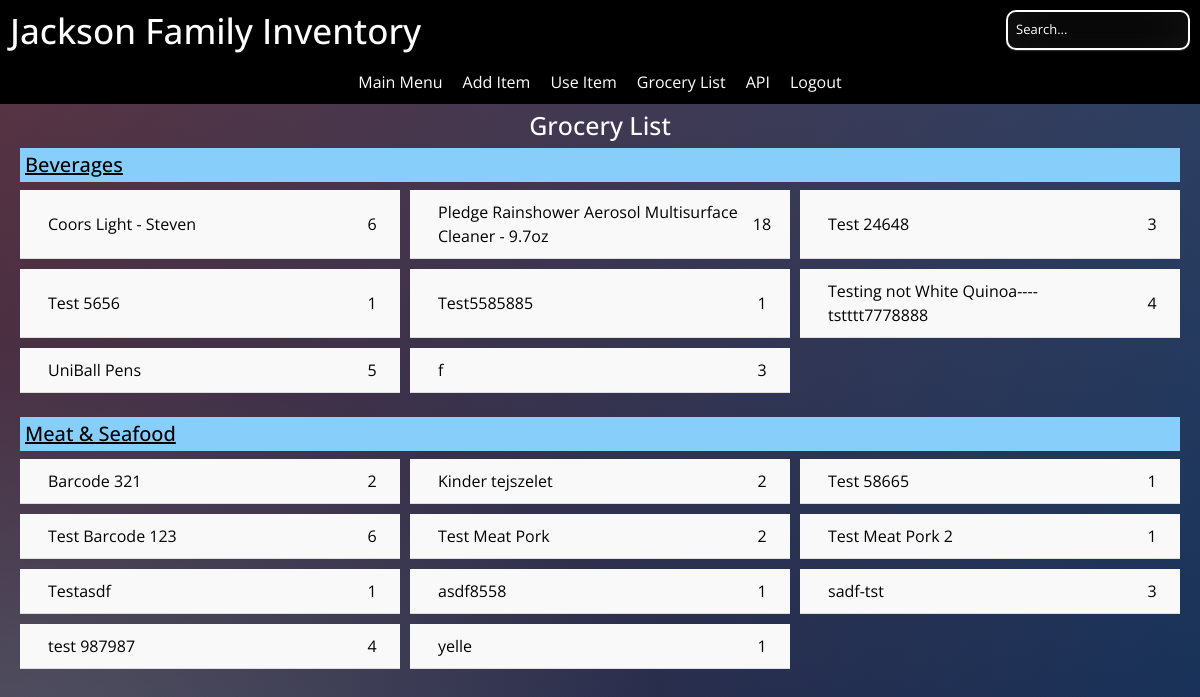
Before: /grocery_list (signed in) with the older database file.
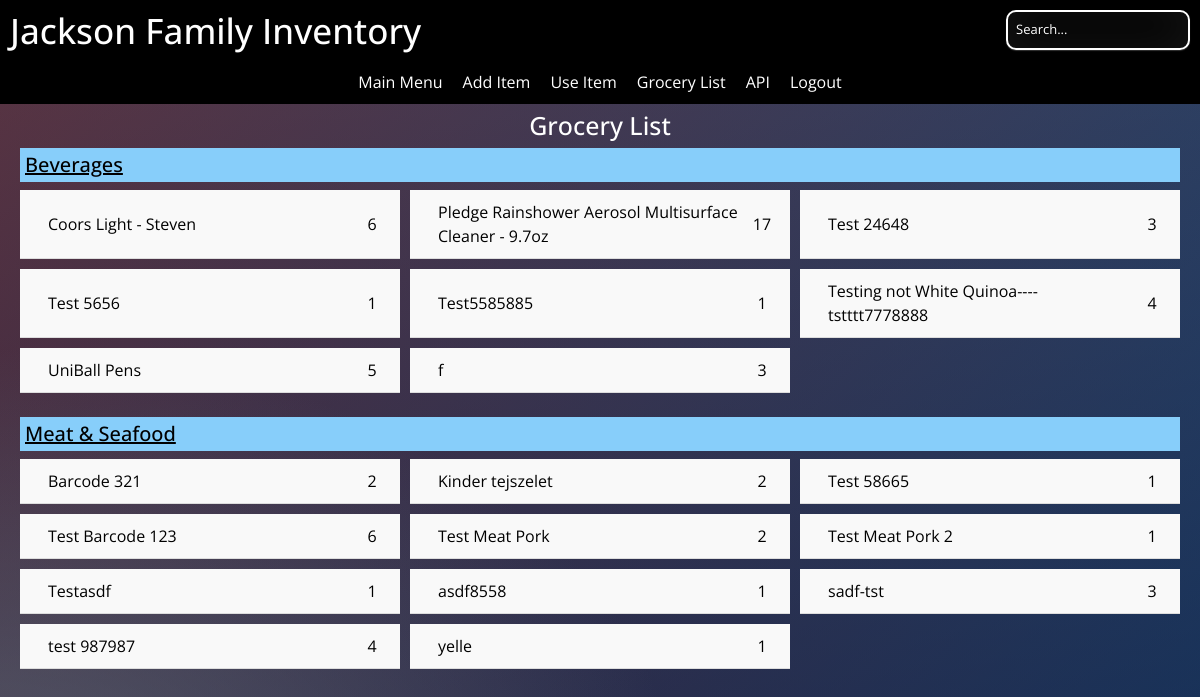
After: the same page with the newer database file.
### JacksonInventory/models.py (models this page shows)
class Item(db.Model):
    id = db.Column(db.Integer(), primary_key=True)
    barcode = db.Column(db.String(length=40), nullable=False, unique=True)
    productname = db.Column(db.String(length=150), nullable=False, unique=True)
    qty = db.Column(db.Integer())
    minqty = db.Column(db.Integer())
    productimage = db.Column(db.String(200))
    category_id = db.Column(db.Integer, db.ForeignKey('category.id'), nullable=False)
    subcategory_id = db.Column(db.Integer, db.ForeignKey('subcategory.id'), nullable=False)

class Category(db.Model):
    id = db.Column(db.Integer, primary_key=True)
    category = db.Column(db.String(75), unique=True)
    items = db.relationship('Item', backref='category', lazy=True)

### JacksonInventory/routes.py (the view)
@app.route('/grocery_list', methods=['GET'])
@login_required
def grocery_list():
    query = text('''
    SELECT c.category, i.productname, i.qty, i.minqty
    FROM item i
    JOIN category c ON i.category_id = c.id
    ORDER BY c.category, i.productname
    ''')
    result = db.session.execute(query)
    groceries = result.fetchall()
    grouped_groceries = {}
    for grocery in groceries:
        category = grocery.category
        productname = grocery.productname
        qty = grocery.qty
        minqty = grocery.minqty
        needed_qty = max(0, minqty - qty)  # Calculate needed qty
        if needed_qty > 0:
            if category in grouped_groceries:
                grouped_groceries[category].append({
                    'productname': productname,
                    'qty': qty,
                    'minqty': minqty,
                    'needed_qty': needed_qty
                })
            else:
                grouped_groceries[category] = [{
                    'productname': productname,
                    'qty': qty,
                    'minqty': minqty,
                    'needed_qty': needed_qty
                }]
    return render_template('grocery_list.html', grouped_groceries=grouped_groceries)

### JacksonInventory/forms.py
class SearchForm(FlaskForm):
    searched = StringField("Searched", validators=[DataRequired()])
    submit = SubmitField("Submit")

### JacksonInventory/models.py (called while the page is built)
@login_manager.user_loader
def load_user(user_id):
    return User.query.get(int(user_id))

### JacksonInventory/routes.py (called while the page is built)
@app.context_processor
def base():
    form = SearchForm()
    return dict(form=form)

### JacksonInventory/templates/grocery_list.html (shortened to what this page needs)
{% extends 'base.html' %}
{% block content %}
<div class="main-content">
    <h2 class="h2">Grocery List</h2>
    {% for category, products in grouped_groceries.items() %}
        <div class="category-section">
            <h3>{{ category }}</h3>
            <ul class="item-list">
                {% for product in products %}
                    <li onclick="toggleCheckbox(this)">
                        <div class="description">{{ product.productname }}</div>
                        <div class="quantity">{{ product.needed_qty }}</div>
                    </li>
                {% endfor %}
            </ul>
        </div>
    {% endfor %}
</div>
{% endblock %}

### JacksonInventory/templates/base.html (shortened to what this page needs)
<!DOCTYPE html>
<html lang="en">
<head>
    <link rel="stylesheet" href="https://stackpath.bootstrapcdn.com/bootstrap/4.5.2/css/bootstrap.min.css">
    <link rel="stylesheet" href="https://cdnjs.cloudflare.com/ajax/libs/font-awesome/5.15.3/css/all.min.css">
</head>
<body>
    {% block header %}
    <header>
        <h1>Jackson Family Inventory</h1>
        <div class="search-bar">
            <form action="{{ url_for('mainmenu_page') }}" method="GET">
                <input type="text" name="search" placeholder="Search..." value="{{ request.args.get('search', '') }}">
            </form>
        </div>
    </header>
    <nav>
        <div class="menu-container">
            {% if current_user.is_authenticated %}
                <a class="menu-item" href="{{ url_for('mainmenu_page') }}">Main Menu</a>
                <a class="menu-item" href="{{ url_for('add_item') }}">Add Item</a>
                <a class="menu-item" href="{{ url_for('use_item') }}">Use Item</a>
                <a class="menu-item" href="{{ url_for('grocery_list') }}">Grocery List</a>
                <a class="menu-item" href="{{ url_for('api') }}">API</a>
                <a class="menu-item" href="{{ url_for('logout_page') }}">Logout</a>
            {% else %}
                {% if request.endpoint != 'login_page' and request.endpoint != 'register_page' and request.endpoint != 'home_page' %}
                    <a class="menu-item" href="{{ url_for('login_page') }}">Log In</a>
                    <a class="menu-item" href="{{ url_for('register_page') }}">Register</a>
                {% endif %}
            {% endif %}
        </div>
    </nav>
    <div class="main-content">
        {% endblock %}
        {% block content %}{% endblock %}
    </div>
</body>
</html>

### JacksonInventory/templates/base.html (style rules this page uses)
* { -webkit-box-sizing:border-box; -moz-box-sizing:border-box; -ms-box-sizing:border-box; -o-box-sizing:border-box; box-sizing:border-box; }
html { width: 100%; height:100%; overflow:auto; }
body { width: 100%; height:100%; font-family: 'Open Sans', sans-serif; background: #092756; background: -moz-radial-gradient(0% 100%, ellipse cover, rgba(104,128,138,.4) 10%,rgba(138,114,76,0) 40%),-moz-linear-gradient(top, rgba(57,173,219,.25) 0%, rgba(42,60,87,.4) 100%), -moz-linear-gradient(-45deg, #670d10 0%, #092756 100%); background: -webkit-radial-gradient(0% 100%, ellipse cover, rgba(104,128,138,.4) 10%,rgba(138,114,76,0) 40%), -webkit-linear-gradient(top, rgba(57,173,219,.25) 0%,rgba(42,60,87,.4) 100%), -webkit-linear-gradient(-45deg, #670d10 0%,#092756 100%); background: -o-radial-gradient(0% 100%, ellipse cover, rgba(104,128,138,.4) 10%,rgba(138,114,76,0) 40%), -o-linear-gradient(top, rgba(57,173,219,.25) 0%,rgba(42,60,87,.4) 100%), -o-linear-gradient(-45deg, #670d10 0%,#092756 100%); background: -ms-radial-gradient(0% 100%, ellipse cover, rgba(104,128,138,.4) 10%,rgba(138,114,76,0) 40%), -ms-linear-gradient(top, rgba(57,173,219,.25) 0%,rgba(42,60,87,.4) 100%), -ms-linear-gradient(-45deg, #670d10 0%,#092756 100%); background: -webkit-radial-gradient(0% 100%, ellipse cover, rgba(104,128,138,.4) 10%,rgba(138,114,76,0) 40%), linear-gradient(to bottom, rgba(57,173,219,.25) 0%,rgba(42,60,87,.4) 100%), linear-gradient(135deg, #670d10 0%,#092756 100%); filter: progid:DXImageTransform.Microsoft.gradient( startColorstr='#3E1D6D', endColorstr='#092756',GradientType=1 ); padding-top: 50px; margin: 0; }
header { position: fixed; top: 0; left: 0; width: 100%; z-index: 1000; display: flex; justify-content: space-between; align-items: center; padding: 10px; color: white; background-color: #000000; }
header h1 { font-size: 35px; }
nav { position: fixed; top: 60px; left: 0; width: 100%; background-color: #000000; z-index: 999; }
.menu-container { display: flex; flex-direction: row; flex-wrap: wrap; justify-content: center; width: 100%; }
.menu-item { color: white; text-decoration: none; padding: 10px; display: block; }
@media (min-width: 700px) { .menu-container { display: flex; } }
.main-content { margin-top: 35px; padding: 20px; }
input { width: 100%; margin-bottom: 10px; background: rgba(0,0,0,0.3); border: none; outline: none; padding: 10px; font-size: 13px; color: #fff; text-shadow: 1px 1px 1px rgba(0,0,0,0.3); border: 1px solid rgba(0,0,0,0.3); border-radius: 4px; box-shadow: inset 0 -5px 45px rgba(100,100,100,0.2), 0 1px 1px rgba(255,255,255,0.2); -webkit-transition: box-shadow .5s ease; -moz-transition: box-shadow .5s ease; -o-transition: box-shadow .5s ease; -ms-transition: box-shadow .5s ease; transition: box-shadow .5s ease; }
.search-bar input[type="text"] { margin-right: 12px; border: 2px solid white; border-radius: 10px; padding: 8px; background-color: transparent; color: white; width: 100%; box-sizing: border-box; }
.search-bar input[type="text"]::placeholder { color: white; }

### JacksonInventory/templates/grocery_list.html (style rules this page uses)
.main-content { color: black; margin: 15px auto; padding: 10px; max-width: 100%; }
.h2 { font-size: 25px; text-align: center; color: white; padding-top: 10px; }
h3 { text-decoration: underline; background-color: lightskyblue; padding: 5px; }
.item-list { display: grid; grid-template-columns: repeat(1, 1fr); gap: 10px; list-style-type: none; padding: 0; margin: 0; }
.item-list li { display: grid; grid-template-columns: 5% 85% 10%; align-items: center; padding: 10px; border-bottom: 1px solid #ddd; background-color: #f9f9f9; cursor: pointer; }
.description { grid-column: 2 / 3; }
.quantity { grid-column: 3 / 4; text-align: center; }
@media (min-width: 769px) { .item-list { grid-template-columns: repeat(3, 1fr); } }
@media (min-width: 769px) { .h2 { font-size: 25px; } }
@media (min-width: 769px) { .category-section h3 { font-size: 20px; } }
@media (min-width: 769px) { .item-list li { font-size: 16px; } }

Changed rows visible on the page:
changed Item "Pledge Rainshower Aerosol Multisurface Cleaner - 9.7oz": needed_qty "18" → "17"
